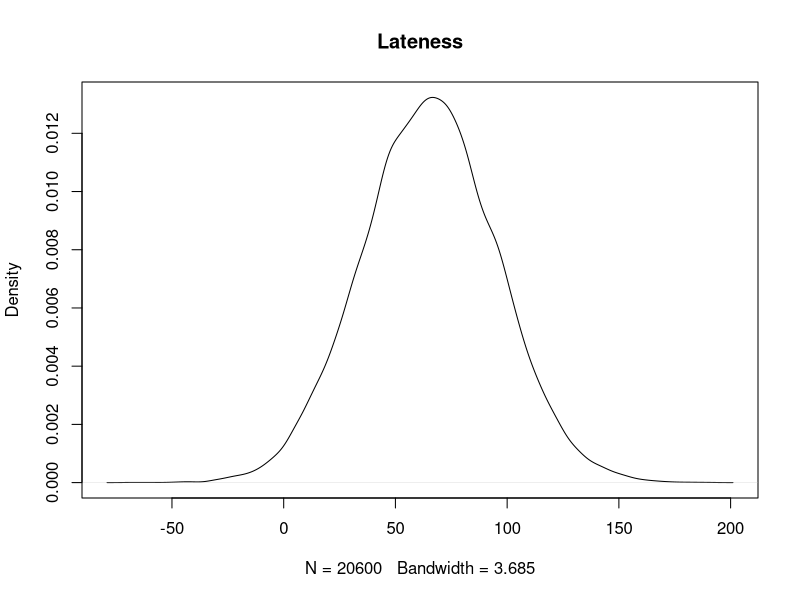
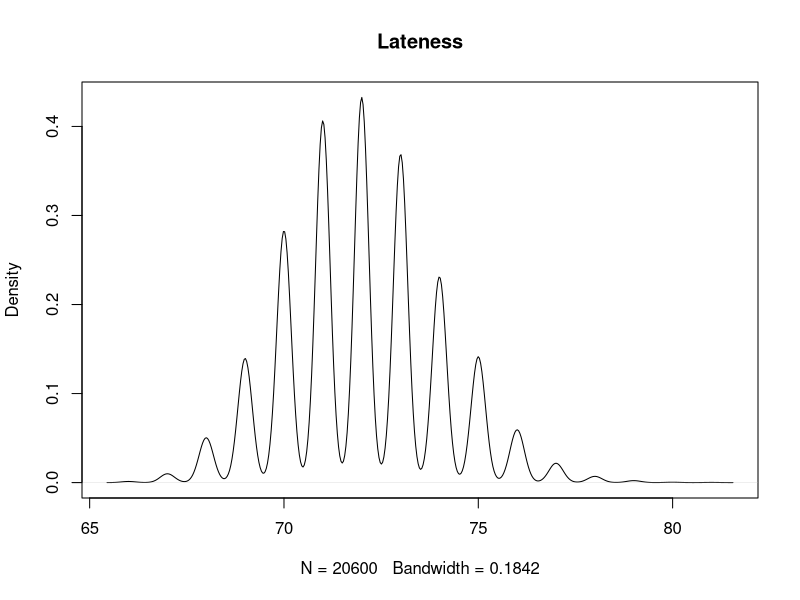
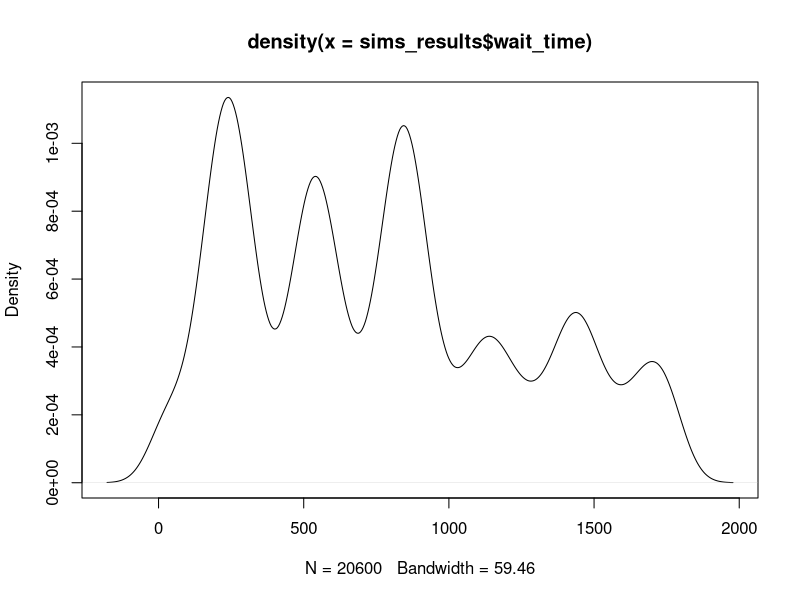
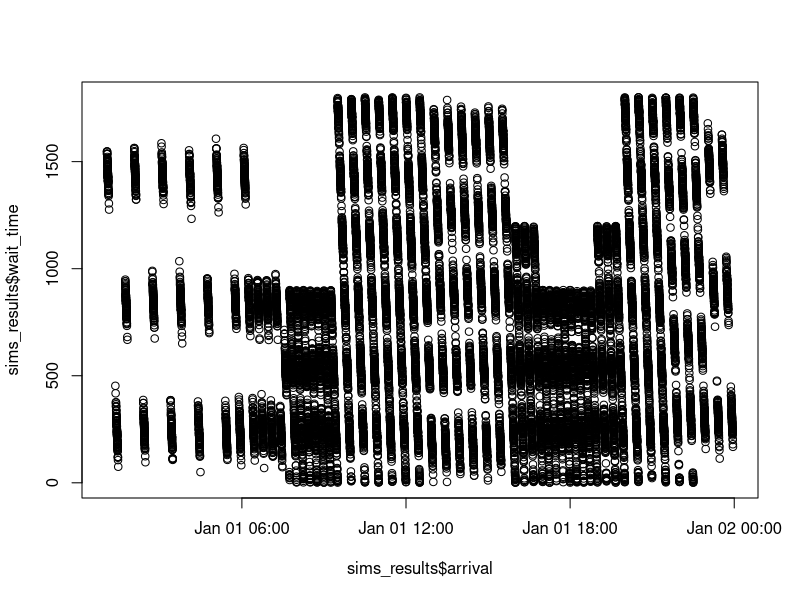
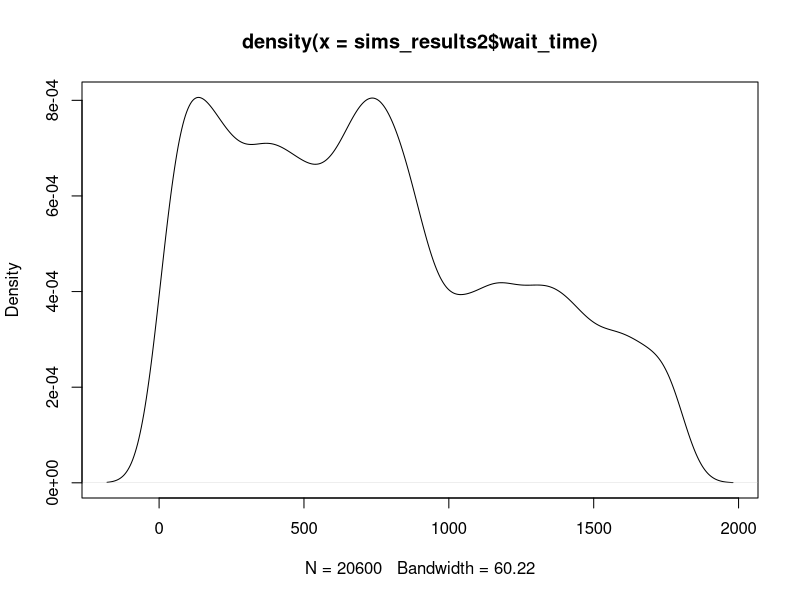
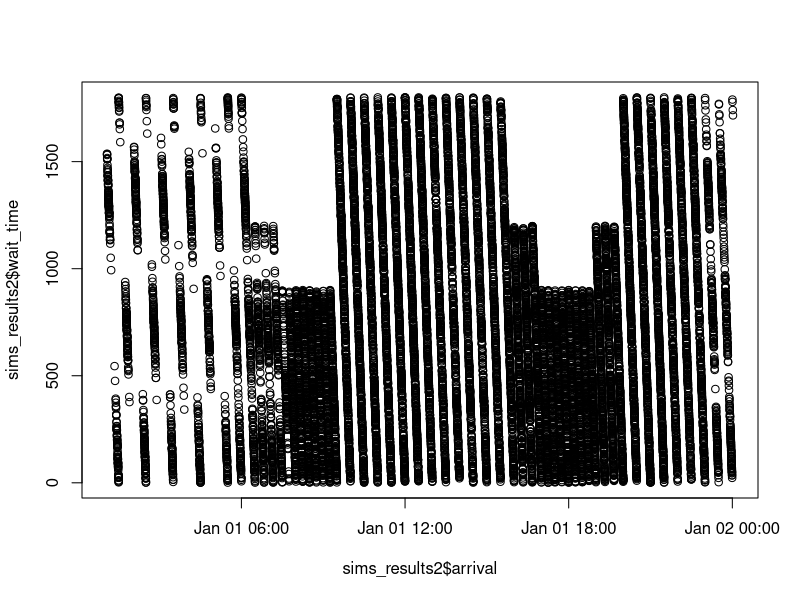

The R source for these figures, in order:
## ---- chunk 1
knitr::opts_chunk$set(echo = TRUE)
## ---- chunk 2
start_time <- as.POSIXct("2018-01-01 01:04:00")
# train is every 20 minutes until 5:40ish
diff <- 60*20
times <- NULL
for(i in 1:15){
  if(i == 1){
    times[i] <- start_time
  } else {
    prev <- i - 1
  times[i] <- times[prev] + diff
  }
}
# train is every 10 minutes until 7:25ish
diff <- 60*10
for(i in 16:27){
  prev <- i - 1
  times[i] <- times[prev] + diff
}
# train is every 4-6 minutes until 12:25ish (will go with 5 mins)
diff <- 60*5
for(i in 28:88){
  prev <- i - 1
  times[i] <- times[prev] + diff
}
# train is every 6 minutes until 3:51ish
diff <- 60*6
for(i in 89:119){
  prev <- i - 1
  times[i] <- times[prev] + diff
}
# train is every 4-6 minutes until 9:37ish (pm) (will go with 5 mins)
diff <- 60*5
for(i in 119:187){
  prev <- i - 1
  times[i] <- times[prev] + diff
}
# train is every 6 minutes until 11ish
diff <- 60*6
for(i in 187:200){
  prev <- i - 1
  times[i] <- times[prev] + diff
}
# train is every 10 minutes till 12:50ish
diff <- 60*10
for(i in 201:206){
  prev <- i - 1
  times[i] <- times[prev] + diff
}
# convert back to POSIX
class(times) <- c('POSIXt', 'POSIXct')
## ---- chunk 3
ferry_start <- as.POSIXct("2018-01-01 00:00:00")
# every half hour until 6:30 (then goes to 6:50)
diff <- 60*30
ferry_times <- NULL
for(i in 1:14){
  if(i == 1){
    ferry_times[i] <- ferry_start
  } else {
    prev <- i - 1
  ferry_times[i] <- ferry_times[prev] + diff
  }
}
# next 3 are every 20 minutes
diff <- 60*20
for(i in 15:17){
  prev <- i - 1
  ferry_times[i] <- ferry_times[prev] + diff
}
# every 15 minutes
diff <- 60*15
for(i in 18:25){
  prev <- i - 1
  ferry_times[i] <- ferry_times[prev] + diff
    
}
# every 30 minutes
diff <- 60*30
for(i in 26:38){
  prev <- i - 1
  ferry_times[i] <- ferry_times[prev] + diff
}
# every 20 minutes
diff <- 60*20
for(i in 39:41){
  prev <- i - 1
  ferry_times[i] <- ferry_times[prev] + diff
}
# every 15 minutes
diff <- 60*15
for(i in 42:49){
  prev <- i - 1
  ferry_times[i] <- ferry_times[prev] + diff
}
# every 20 minutes
diff <- 60*20
for(i in 50:52){
  prev <- i - 1
  ferry_times[i] <- ferry_times[prev] + diff
}
# every 30 minutes
diff <- 60*30
for(i in 53:61){
  prev <- i - 1
  ferry_times[i] <- ferry_times[prev] + diff
}
# Convert back to time
class(ferry_times) <- c('POSIXt', 'POSIXct')
## ---- chunk 4
norm_sims <- function(days,noise_mean, noise_sd, seed){
  # Initiate data frame
  data <- NULL
  # Create timestamps for given # of days
  data$schedule <- rep(times,days)
  # Add in the day id
  data$dayid <- rep(1:days, each = length(times))
  
  # Create the noise term (in seconds)
  set.seed(seed)
  data$noise <- rnorm(length(data$schedule),noise_mean,noise_sd)
  # Round for time 
  data$noise <- round(data$noise,0)
  
  # Create updated arrival time
  data$arrival <- data$schedule + data$noise
  
  # return the data
  return(as.data.frame(data))
}
## ---- chunk 5
sim1 <- norm_sims(days = 100, noise_mean = 65, noise_sd = 30, seed = 10314)

summary(sim1$noise)
plot(density(sim1$noise), main = "Lateness")
## ---- chunk 6
beta_sims <- function(days,noise_beta, noise_alpha, seed){
  # Initiate data frame
  data <- NULL
  # Create timestamps for given # of days
  data$schedule <- rep(times,days)
  # Add in the day id
  data$dayid <- rep(1:days, each = length(times))
  
  # Create the noise term (in seconds)
  set.seed(seed)
  data$noise <- rbeta(length(data$schedule),shape2 = noise_beta,shape1 = noise_alpha)
   # Convert to seconds
  data$noise <- data$noise*60 + 60
  # Round for time 
  data$noise <- round(data$noise,0)

  # Create updated arrival time
  data$arrival <- data$schedule + data$noise
  
  # return the data
  return(as.data.frame(data))
}
## ---- chunk 7
sim1 <- beta_sims(days = 100, noise_beta = 120, noise_alpha = 30, seed = 10314)

summary(sim1$noise)
plot(density(sim1$noise), main = "Lateness")
## ---- chunk 8
get_wait <- function(data){
  ## Step 1: Find the closest ferry
  closest_ferry <- unlist(lapply(data$arrival, FUN = function(x) min(which((ferry_times - x)>0))))

  data$closest_ferry <- closest_ferry
  
  ## Step 2: Get ferry time stamp
  ferry_timestamp <- unlist(lapply(data$closest_ferry, FUN = function(x)ferry_times[x]))
  data$ferry_departure <- ferry_timestamp
  class(data$ferry_departure) <- c('POSIXt', 'POSIXct')
  
  ## Step 3: Obtain wait times
  data$wait_time <- as.numeric(data$ferry_departure - data$arrival)

  ## Step 4: Obtain scheduled wait times
  data$wait_time_predicted <- as.numeric(data$ferry_departure - data$schedule)*60
  
  ## Step 5: Obtain scheduled closest ferries
  data$closest_ferry_predicted <- unlist(lapply(data$schedule, FUN = function(x) min(which((ferry_times - x)>0))))

  ## Step 6: Get the predicted ferry connections
  data$ferry_predicted <- unlist(lapply(data$closest_ferry, FUN = function(x)ferry_times[x]))

class(data$ferry_predicted) <- c('POSIXt', 'POSIXct')

return(data)
}
## ---- chunk 9
sims <- norm_sims(days = 100, noise_mean = 120, noise_sd = 60, seed = 10314)
sims_results <- get_wait(sims)

summary(sims_results$wait_time)
# % different from their actual connections?
sum(sims_results$closest_ferry==sims_results$closest_ferry_predicted)/dim(sims_results)[1]

# graph it
plot(density(sims_results$wait_time))
plot(y = sims_results$wait_time, x = sims_results$arrival)
## ---- chunk 10
sims2 <- norm_sims(days = 100, noise_mean = 240, noise_sd = 120, seed = 10314)
sims_results2 <- get_wait(sims2)

# NOTE: current issue coming from some dates being made that are pushed onto the next day. Solution: added 12:30am ferry for next day so that it'll recognize that time stamp as teh closest

summary(sims_results$wait_time)
# % different from their actual connections?
sum(sims_results2$closest_ferry==sims_results2$closest_ferry_predicted)/dim(sims_results2)[1]

# graph it
plot(density(sims_results2$wait_time))
plot(y = sims_results2$wait_time, x = sims_results2$arrival)
